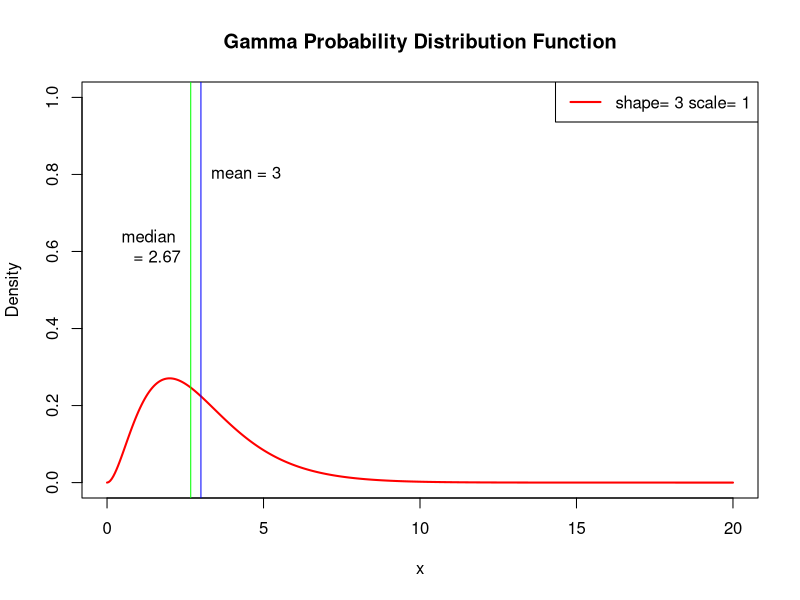
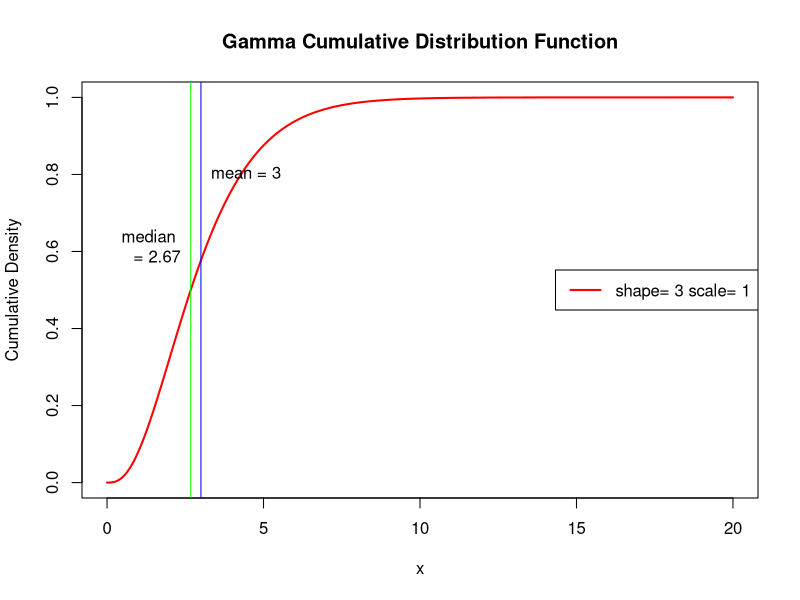
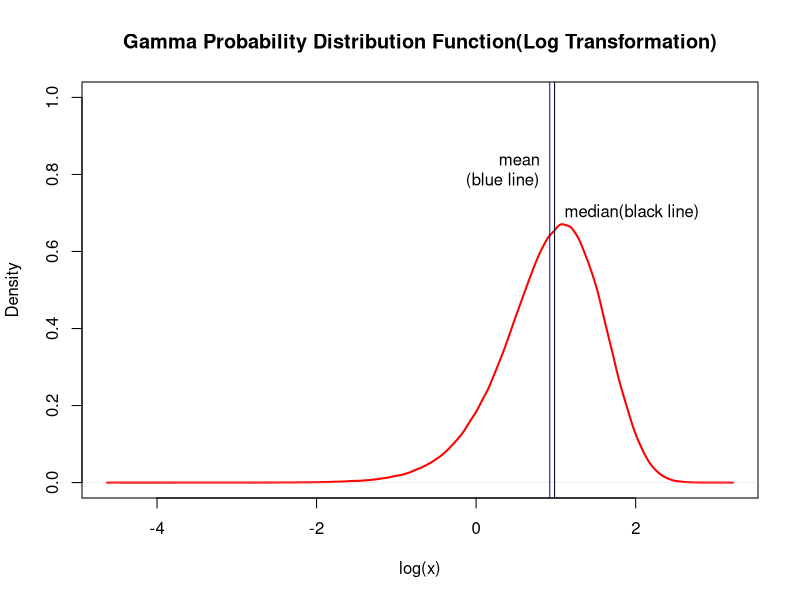
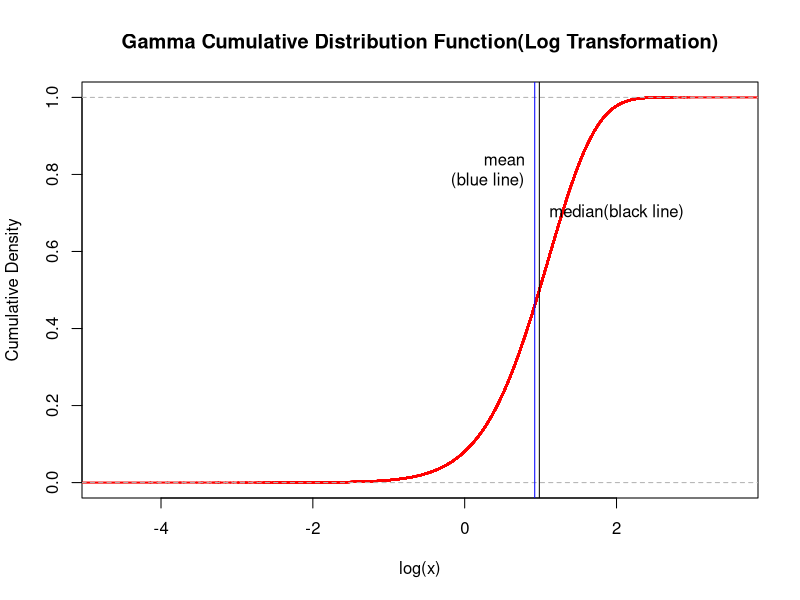
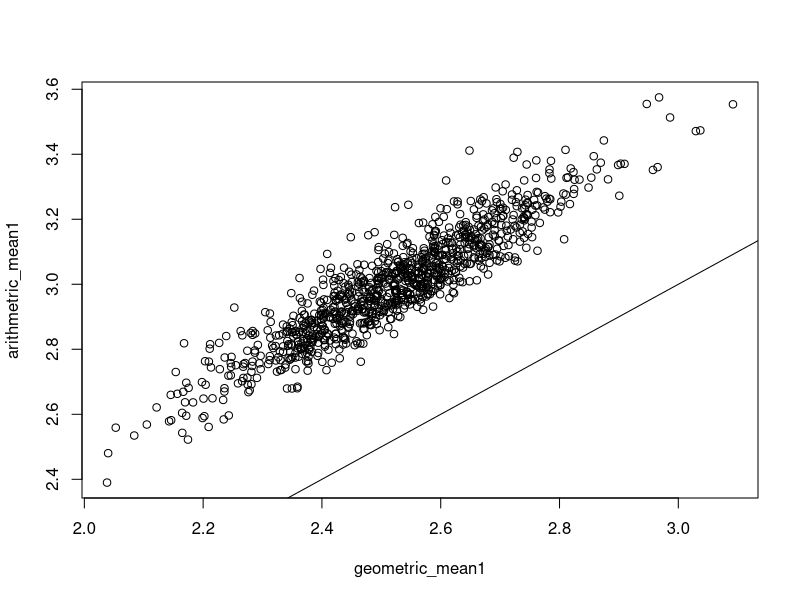
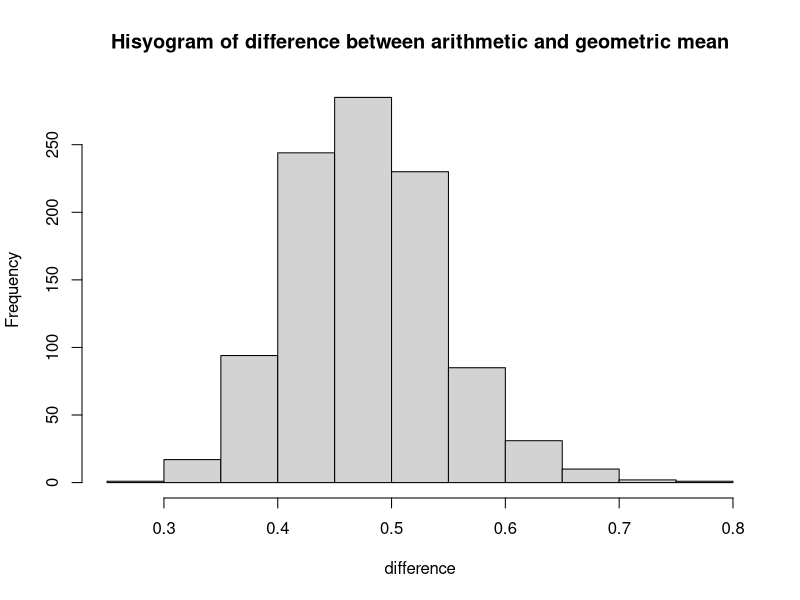
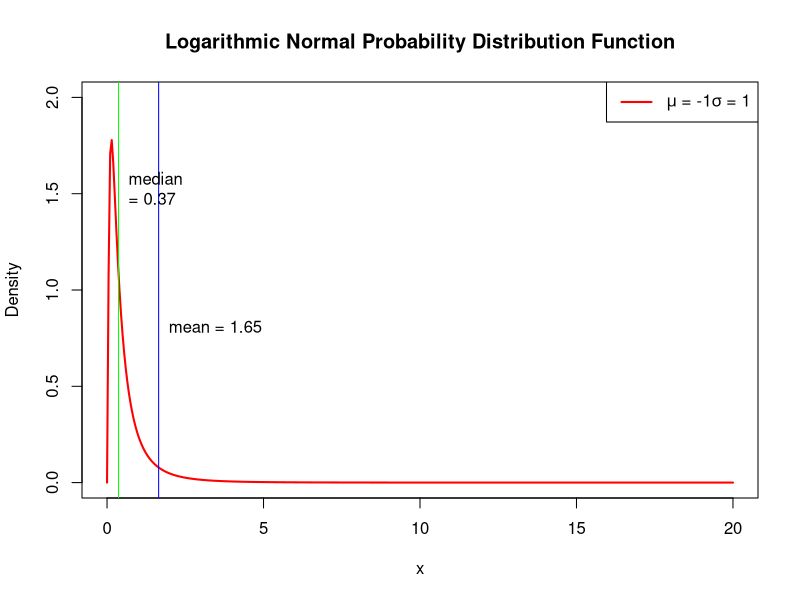
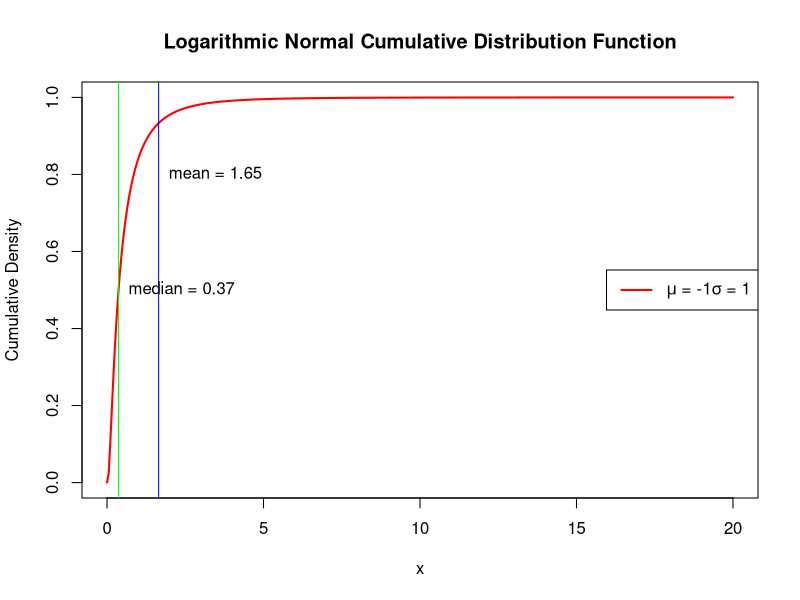

These figures' R source, in order:
## ---- chunk 1
# Probability distribution function
x = seq(0, 20, 0.05)
y = dgamma(x, shape = 3, scale = 1)

plot(x, y, main="Gamma Probability Distribution Function", ylab = "Density", xlim = c(0, 20), ylim = c(0, 1), col = "red", type = "l", lwd = 2)
legend("topright", legend = paste("shape=", 3, "scale=", 1), lwd = 2, col = "red")
abline(v = 3*1, col = "blue")
text(x = 3, y = 0.8, "mean = 3", pos = 4)
abline(v = qgamma(0.5, shape = 3, scale = 1), col = "green")
text(x = 2.67, y = 0.6, "median \n= 2.67", pos = 2)
## ---- chunk 2
# Cumulative distribution function
x = seq(0, 20, 0.05)
y = pgamma(x, shape = 3, scale = 1)

plot(x, y, main="Gamma Cumulative Distribution Function", ylab = "Cumulative Density", xlim = c(0, 20), ylim = c(0, 1), col = "red", type = "l", lwd = 2)
legend("right", legend = paste("shape=", 3, "scale=", 1), lwd = 2, col = "red")
abline(v = 3*1, col = "blue")
text(x = 3, y = 0.8, "mean = 3", pos = 4)
abline(v = qgamma(0.5, shape = 3, scale = 1), col = "green")
text(x = 2.67, y = 0.6, "median \n= 2.67", pos = 2)
## ---- chunk 3
# Probability distribution function
set.seed(1)
x = rgamma(1e6, shape = 3, scale = 1)
y = log(x)
plot(density(y), main = "Gamma Probability Distribution Function(Log Transformation)",  xlab = "log(x)", ylim = c(0, 1), col = "red", type = "l", lwd = 2)
abline(v = mean(y), col = "blue")
text(x = mean(y), y = 0.8, "mean\n(blue line)", pos = 2)
abline(v = median(y))
text(x = median(y), y = 0.7, "median(black line)", pos = 4)
## ---- chunk 4
# Cumulative distribution function
set.seed(2)
x = rgamma(1e6, shape = 3, scale = 1)
y = log(x)
plot(ecdf(y), main = "Gamma Cumulative Distribution Function(Log Transformation)", xlab = "log(x)", ylab = "Cumulative Density", ylim = c(0, 1), col = "red", lwd = 2)
abline(v = mean(y), col = "blue")
text(x = mean(y), y = 0.8, "mean\n(blue line)", pos = 2)
abline(v = median(y))
text(x = median(y), y = 0.7, "median(black line)", pos = 4)
## ---- chunk 5
x <- matrix(rgamma(1e5, shape = 3, scale = 1), nrow = 1000, ncol = 100)
geometric_mean <- function(x){
  exp(mean(log(x)))
}
geometric_mean1 <- apply(x, 1, geometric_mean)
arithmetric_mean1 <- apply(x, 1, mean)
plot(x = geometric_mean1, y = arithmetric_mean1)
abline(0, 1)
## ---- chunk 6
difference <- arithmetric_mean1 - geometric_mean1
hist(difference, main = "Hisyogram of difference between arithmetic and geometric mean")
## ---- chunk 7
# Probability distribution function
x = seq(0, 20, 0.05)
y = dlnorm(x, mean = -1, sd = 1)

plot(x, y, main="Logarithmic Normal Probability Distribution Function", ylab = "Density", xlim = c(0, 20), ylim = c(0, 2), col = "red", type = "l", lwd = 2)
legend("topright", legend = expression(paste(mu, " = -1", sigma, " = 1")), lwd = 2, col = "red")
abline(v = exp(1/2), col = "blue")
text(x = exp(1/2), y = 0.8, "mean = 1.65", pos = 4)
abline(v = exp(-1), col = "green")
text(x = exp(-1), y = 1.5, "median \n= 0.37", pos = 4)
## ---- chunk 8
# Cumulative distribution function
x = seq(0, 20, 0.05)
y = plnorm(x, mean = -1, sd = 1)

plot(x, y, main="Logarithmic Normal Cumulative Distribution Function", ylab = "Cumulative Density", xlim = c(0, 20), ylim = c(0, 1), col = "red", type = "l", lwd = 2)
legend("right", legend = expression(paste(mu, " = -1", sigma, " = 1")), lwd = 2, col = "red")
abline(v = exp(1/2), col = "blue")
text(x = exp(1/2), y = 0.8, "mean = 1.65", pos = 4)
abline(v = exp(-1), col = "green")
text(x = exp(-1), y = 0.5, "median = 0.37", pos = 4)
## ---- chunk 9
# Probability distribution function
set.seed(3)
x = rlnorm(1e6, mean = -1, sd = 1)
y = log(x)
plot(density(y), main = "Logarithmic Normal Probability Distribution Function(Log Transformation)",  xlab = "log(x)", ylim = c(0, 1), col = "red", type = "l", lwd = 2)
abline(v = mean(y))
text(x = mean(y), y = 0.8, "mean", pos = 2)
abline(v = median(y))
text(x = median(y), y = 0.7, "median", pos = 4)
## ---- chunk 10
# Cumulative distribution function
set.seed(4)
x = rlnorm(1e6, mean = -1, sd = 1)
y = log(x)
plot(ecdf(y), main = "Logarithmic Normal Cumulative Distribution Function(Log Transformation)", xlab = "log(x)", ylab = "Cumulative Density", ylim = c(0, 1), col = "red", lwd = 2)
abline(v = mean(y))
text(x = mean(y), y = 0.8, "mean", pos = 2)
abline(v = median(y))
text(x = median(y), y = 0.7, "median", pos = 4)
## ---- chunk 11
x <- matrix(rlnorm(1e5, mean = -1, sd = 1), nrow = 1000, ncol = 100)
geometric_mean <- function(x){
  exp(mean(log(x)))
}
geometric_mean1 <- apply(x, 1, geometric_mean)
arithmetric_mean1 <- apply(x, 1, mean)
plot(x = geometric_mean1, y = arithmetric_mean1)
abline(0,1)
## ---- chunk 12
difference <- arithmetric_mean1 - geometric_mean1
hist(difference, main = "Hisyogram of difference between arithmetic and geometric mean")
## ---- chunk 13
# Probability distribution function
x = seq(0, 12, 0.01)
y = dunif(x, 0, 12)

plot(x, y, main="Uniform Probability Distribution Function", ylab = "Density", xlim = c(0, 15), ylim = c(0, 1), col = "red", type = "l", lwd = 2)
legend("topright", legend = paste("min=", 0, "max=", 12), lwd = 2, col = "red")
abline(v = 6, col = "blue")
text(x = 6, y = 0.8, "mean = 6", pos = 4)
abline(v = 6, col = "green")
text(x = 6, y = 0.6, "median = 6", pos = 2)
## ---- chunk 14
# Cumulative distribution function
x = seq(0, 12, 0.01)
y = punif(x, 0, 12)

plot(x, y, main="Uniform Cumulative Distribution Function", ylab = "Cumulative Density", xlim = c(0, 15), ylim = c(0, 1), col = "red", type = "l", lwd = 2)
legend("right", legend = paste("min=", 0, "max=", 12), lwd = 2, col = "red")
abline(v = 6, col = "blue")
text(x = 6, y = 0.8, "mean = 6", pos = 4)
abline(v = 6, col = "green")
text(x = 6, y = 0.6, "median = 6", pos = 2)
## ---- chunk 15
# Probability distribution function
set.seed(5)
x = runif(1e6, 0, 12)
y = log(x)
plot(density(y), main = "Uniform Probability Distribution Function(Log Transformation)",  xlab = "log(x)", ylim = c(0, 1), col = "red", type = "l", lwd = 2)
abline(v = mean(y), col = "blue")
text(x = mean(y), y = 0.8, "mean(blue line)", pos = 2)
abline(v = median(y))
text(x = median(y), y = 0.7, "median(black line)", pos = 2)
## ---- chunk 16
# Cumulative distribution function
set.seed(6)
x = runif(1e6, 0, 12)
y = log(x)
plot(ecdf(y), main = "Uniform Cumulative Distribution Function(Log Transformation)", xlab = "log(x)", ylab = "Cumulative Density", ylim = c(0, 1), col = "red", lwd = 2)
abline(v = mean(y), col = "blue")
text(x = mean(y), y = 0.8, "mean(blue line)", pos = 2)
abline(v = median(y))
text(x = median(y), y = 0.7, "median(black line)", pos = 2)
## ---- chunk 17
x <- matrix(runif(1e5, 0, 12), nrow = 1000, ncol = 100)
geometric_mean <- function(x){
  exp(mean(log(x)))
}
geometric_mean1 <- apply(x, 1, geometric_mean)
arithmetric_mean1 <- apply(x, 1, mean)
plot(x = geometric_mean1, y = arithmetric_mean1)
abline(0,1)
## ---- chunk 18
difference <- arithmetric_mean1 - geometric_mean1
hist(difference, main = "Hisyogram of difference between arithmetic and geometric mean")
## ---- chunk 19
# Set the random number seed.
set.seed(7)
arithmetric_mean2 <- c()
geometric_mean2 <- c()
for (i in 1:1e4) {
# Generate uniform distribution random number and calculate their arithmetric mean and geometric mean separately.
  x <- runif(1e4, 0, 1e6)
  arithmetric_mean2 <- c(arithmetric_mean2, mean(x))
  geometric_mean2 <- c(geometric_mean2, exp(mean(log(x))))
}
# Plot the histogram of the difference between arithmetric mean and geometric mean.
hist(arithmetric_mean2 - geometric_mean2, main = "difference")
## ---- chunk 20
set.seed(8)
log_exp <- c()
exp_log <- c()
# Set a for loop to replicate the data generate process and verify if the conclusion is correct for all cases.
for (i in 1:1e4) {
# Generate uniform distribution random number.
  x <- runif(1e3, 0, 1e6)
# Calculate the values and store them into the variables.
  log_exp <- c(log_exp, log(mean(x)))
  exp_log <- c(exp_log, mean(log(x)))
}
# Plot a histogram to see the results.
hist(log_exp - exp_log, main = "difference")
## ---- chunk 21
x = seq(-3, 3, 0.02)
y1 = exp(x)
y2 = x + 1
plot(x, y1, type = "l")
lines(x, y2, type ="l")
